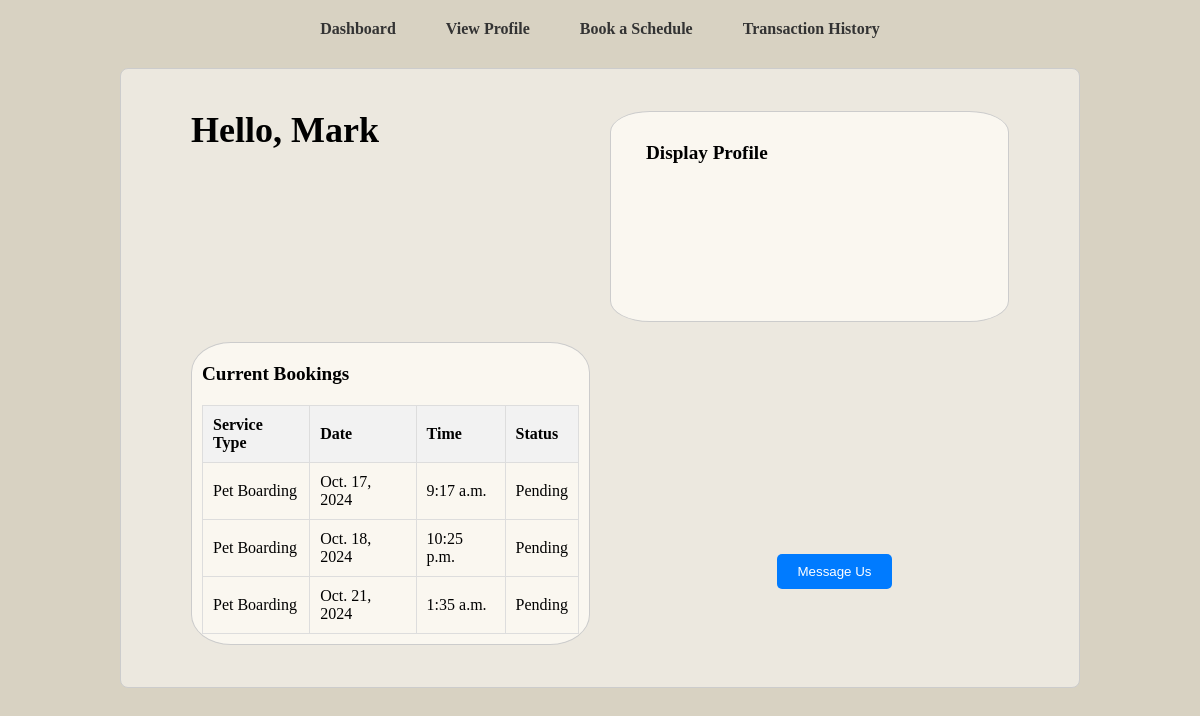
The app's page /servlist/dashboard/ (signed in) with its own data.
### servlist/models.py (models this page shows, shortened)
class Booking(models.Model):
    user = models.ForeignKey(User, on_delete=models.CASCADE)  # Link to the logged-in user
    pet = models.ForeignKey(Pet, on_delete=models.CASCADE)
    service = models.ForeignKey(Service, on_delete=models.CASCADE)
    date = models.DateField()
    time = models.TimeField()

class Service(models.Model):
    SERVICE_TYPES = (
        ('Pet Boarding', 'Pet Boarding'),
        ('Pet Grooming', 'Pet Grooming'),
        ('Pet Walking', 'Pet Walking'),
    )
    services = models.CharField(max_length=100, choices=SERVICE_TYPES)

### servlist/views.py (the view)
# urls.py: path('dashboard/', views.dashboard_view, name='dashboard'),
@login_required
def dashboard_view(request):
    first_name = request.user.first_name
    bookings = Booking.objects.filter(user_id=request.user.id).select_related('pet', 'service')  # Use select_related to fetch related data efficiently
    return render(request, 'servlist/dashboard.html', {'bookings': bookings, 'first_name': first_name})

### servlist/templates/servlist/dashboard.html (shortened to what this page needs)
<!DOCTYPE html>
<html lang="en">
<head>
    {% load static %}
    <link rel="stylesheet" href="{% static 'servlist/css/servicelist.css' %}">
</head>
<body>
    <header>
        <nav>
            <ul>
                <li><a href="../dashboard">Dashboard</a></li>
                <li><a href="../../userprofile">View Profile</a></li>
                <li><a href="../book">Book a Schedule</a></li>
                <li><a>Transaction History</a></li>
            </ul>
        </nav>
    </header>
    <div class="outer-container">
        <div class="top-left">
            <p>Hello, {{ first_name }}</p>
        </div>
        <div class="top-right">
            <p>Display Profile</p>
        </div>
        <div class="bottom-left">
            <p>Current Bookings</p>
            <table>
                <thead>
                    <tr>
                        <th>Service Type</th>
                        <th>Date</th>
                        <th>Time</th>
                        <th>Status</th>
                    </tr>
                </thead>
                <tbody>
                    {% for booking in bookings %}
                        <tr>
                            <td>{{ booking.service.services }}</td>
                            <td>{{ booking.date }}</td>
                            <td>{{ booking.time }}</td>
                            <td>Pending</td>
                        </tr>
                    {% empty %}
                        <tr>
                            <td colspan="4">No bookings available.</td>
                        </tr>
                    {% endfor %}
                </tbody>
            </table>
        </div>
        <div class="bottom-right">
            <button class="btn">Message Us</button>
        </div>
    </div>
</body>
</html>

### servlist/static/servlist/css/servicelist.css (style rules this page uses)
* { margin: 0; padding: 0; box-sizing: border-box; }
body { background-color: #D8D2C2; }
header { margin-top: 10px; padding: 10px 0; width: 100%; top: 0; left: 0; }
nav { display: flex; justify-content: center; }
nav ul { list-style-type: none; display: flex; justify-content: center; }
nav ul li { margin: 0 15px; }
nav ul li a { text-decoration: none; color: #333; font-weight: bold; padding: 10px; transition: color 0.3s; }
.outer-container { display: grid; grid-template-columns: 1fr 1fr; grid-template-rows: 1fr 1fr; gap: 20px; width: 80%; height: 620px; margin: 20px auto; background-color: #ECE8DF; }
.top-left { grid-column: 1 / 2; grid-row: 1 / 2; font-size: 36px; font-weight: bold; display: flex; align-items: center; margin-left: 50px; margin-bottom: 150px; }
.top-right { grid-column: 2 / 3; grid-row: 1 / 2; border: 1px solid #ccc; background-color:#FAF7F0; display: flex; align-items: top; justify-content:left; padding: 10px; margin-right: 50px; margin-top: 5%; border-radius: 10%; }
.top-right p { font-weight: bold; font-size: larger; margin-top: 20px; margin-left: 25px; }
.bottom-left { grid-column: 1 / 2; grid-row: 2 / 3; border: 1px solid #ccc; display: block; padding: 10px; background-color:#FAF7F0; margin-left: 50px; margin-bottom: 5%; border-radius: 10%; }
.bottom-left p { font-weight: bold; font-size: larger; margin-top: 10px; margin-bottom: 20px; text-align: left; }
.bottom-left table { width: 100%; margin-top: 20px; }
.bottom-left th, .bottom-left td { padding: 10px; text-align: left; }
.bottom-right { grid-column: 2 / 3; grid-row: 2 / 3; display: flex; justify-content: center; align-items: center; }
.btn { margin-top: 30%; padding: 10px 20px; background-color: #007BFF; color: #fff; border: none; border-radius: 5px; cursor: pointer; }
.outer-container { width: 80%; margin: 20px auto; padding: 20px; border: 1px solid #ccc; border-radius: 8px; }
table { width: 100%; border-collapse: collapse; }
th, td { border: 1px solid #ddd; padding: 8px; text-align: left; }
th { background-color: #f2f2f2; }

### records on screen
Booking: service.services "Pet Boarding", date "Oct. 17, 2024", time "9:17 a.m."
Booking: service.services "Pet Boarding", date "Oct. 18, 2024", time "10:25 p.m."
Booking: service.services "Pet Boarding", date "Oct. 21, 2024", time "1:35 a.m."

### other values on screen
{{ first_name }} "Mark"
